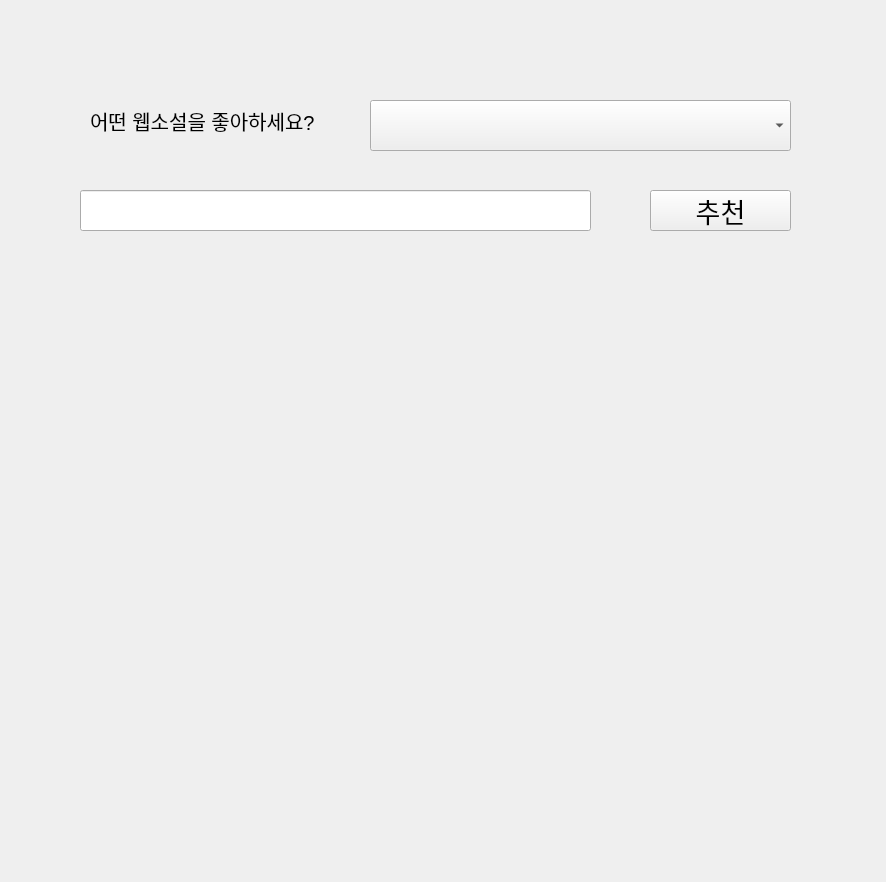
<?xml version="1.0" encoding="UTF-8"?>
<ui version="4.0">
 <class>Form</class>
 <widget class="QWidget" name="Form">
  <property name="geometry">
   <rect>
    <x>0</x>
    <y>0</y>
    <width>886</width>
    <height>882</height>
   </rect>
  </property>
  <property name="windowTitle">
   <string>Form</string>
  </property>
  <widget class="QLabel" name="label">
   <property name="geometry">
    <rect>
     <x>90</x>
     <y>100</y>
     <width>261</width>
     <height>41</height>
    </rect>
   </property>
   <property name="font">
    <font>
     <pointsize>15</pointsize>
    </font>
   </property>
   <property name="text">
    <string>어떤 웹소설을 좋아하세요?</string>
   </property>
  </widget>
  <widget class="QComboBox" name="comboBox">
   <property name="geometry">
    <rect>
     <x>370</x>
     <y>100</y>
     <width>421</width>
     <height>51</height>
    </rect>
   </property>
   <property name="font">
    <font>
     <pointsize>15</pointsize>
    </font>
   </property>
  </widget>
  <widget class="QPushButton" name="btn_recommendation">
   <property name="geometry">
    <rect>
     <x>650</x>
     <y>190</y>
     <width>141</width>
     <height>41</height>
    </rect>
   </property>
   <property name="font">
    <font>
     <pointsize>20</pointsize>
    </font>
   </property>
   <property name="text">
    <string>추천</string>
   </property>
  </widget>
  <widget class="QLineEdit" name="le_keyword">
   <property name="geometry">
    <rect>
     <x>80</x>
     <y>190</y>
     <width>511</width>
     <height>41</height>
    </rect>
   </property>
   <property name="font">
    <font>
     <pointsize>15</pointsize>
    </font>
   </property>
  </widget>
  <widget class="QLabel" name="lbl_recommendation">
   <property name="geometry">
    <rect>
     <x>110</x>
     <y>320</y>
     <width>661</width>
     <height>451</height>
    </rect>
   </property>
   <property name="font">
    <font>
     <pointsize>15</pointsize>
    </font>
   </property>
   <property name="text">
    <string/>
   </property>
   <property name="alignment">
    <set>Qt::AlignCenter</set>
   </property>
  </widget>
 </widget>
 <resources/>
 <connections/>
</ui>
